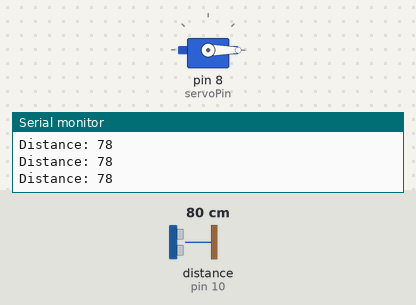
The sketch below on a simulated Arduino Uno, built with avr-gcc and run on an emulated ATmega328P. On the bench: servo, the last lines printed to the serial monitor. Wiring (inferred from the names in the program): ultrasonic range finder: trigger pin 9; echo pin 10. The inputs (shaded band) are chosen by the test bench; at power-on: distance to the obstacle (sensor on pin 10) 80 cm. The echo pulse lasts 58.3 µs per cm.

Above: at 1.2 s.
1.3 s: distance to the obstacle (sensor on pin 10) set to 13 cm
2.8 s: distance to the obstacle (sensor on pin 10) set to 10 cm
At 3.3 s:
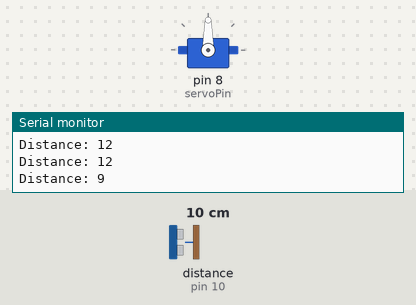
7.5 s: distance to the obstacle (sensor on pin 10) set to 2 cm
Timing chart, 0 to 11.5 s (numbered marks = the images above; inputs shaded):
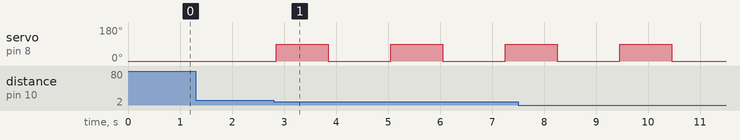

The sketch:

AutomaticWaterDispenser.ino
```cpp
#include <Servo.h>

Servo dispenserServo;

const int trigPin = 9;
const int echoPin = 10;
const int servoPin = 8;

const int dispenseAngle = 90;
const int idleAngle = 0;
const int detectDistance = 10;
const int dispenseTime = 1000;

void setup() {
  dispenserServo.attach(servoPin);
  dispenserServo.write(idleAngle);

  pinMode(trigPin, OUTPUT);
  pinMode(echoPin, INPUT);
  Serial.begin(9600);
}

long readDistanceCM() {
  digitalWrite(trigPin, LOW);
  delayMicroseconds(2);

  digitalWrite(trigPin, HIGH);
  delayMicroseconds(10);
  digitalWrite(trigPin, LOW);

  long duration = pulseIn(echoPin, HIGH);
  long distance = duration * 0.034 / 2;
  return distance;
}

void loop() {
  long distance = readDistanceCM();
  Serial.print("Distance: ");
  Serial.println(distance);

  if (distance > 0 && distance <= detectDistance) {
    dispenserServo.write(dispenseAngle);
    delay(dispenseTime);
    dispenserServo.write(idleAngle);
    delay(1000);
  }

  delay(200);
}
```

Measured:
- the behaviour switches between 12 and 11 cm on distance to the obstacle (sensor on pin 10) (found by bisection; images 0 and 1)
- after the input at 2.8 s, servo on pin 8 (servoPin): alternates 90° for 1.0 s and 0° for 1.2 s, starting after 0.05 s
